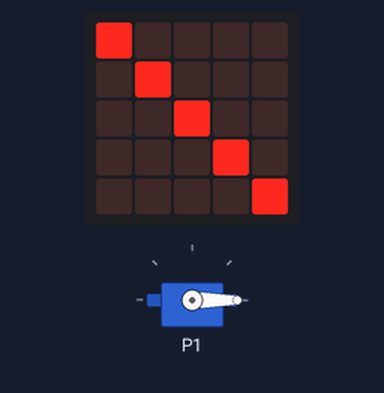
Simulated run of this program. Board: BBC micro:bit (MakeCode). Parts: servo, the board's 5×5 LED display. At 5.6 s the program stops and its outputs stay as they are.

Above: at 1.1 s.
At 4.3 s:
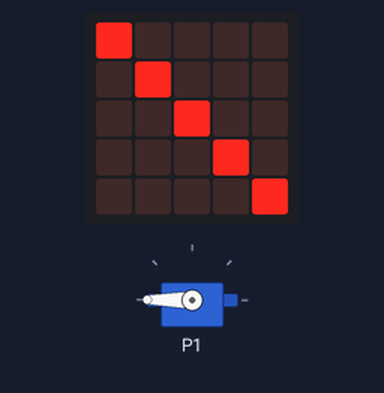
Timing chart, 0 to 6.2 s (numbered marks = the images above):
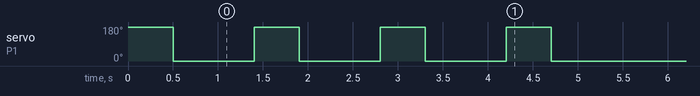

The program:

main.ts
```typescript
for (let index = 0; index < 4; index++) {
    pins.servoWritePin(AnalogPin.P1, 180)
    basic.pause(500)
    pins.servoWritePin(AnalogPin.P1, 0)
    basic.pause(500)
    basic.showLeds(`
        # . . . .
        . # . . .
        . . # . .
        . . . # .
        . . . . #
        `)
}
basic.clearScreen()
```

test.ts
```typescript
// les tests vont ici ; cela ne sera pas compilé si ce paquet est utilisé en tant qu'extension.
```
